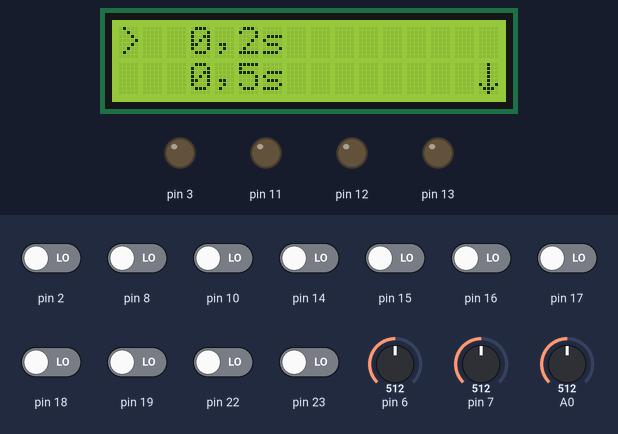
The sketch below on a simulated Arduino Uno, built with avr-gcc and run on an emulated ATmega328P. Parts: 16×2 character LCD, output pins drawn as LEDs (lit = HIGH). The inputs (shaded band) are chosen by the test bench; at power-on: pin 2, pin 8, pin 10, pin 14–19, pin 22, pin 23 LOW, A0 = 512, pin 6 = 512, pin 7 = 512. What the sketch prints to the serial monitor is not drawn.

Above: at 1.2 s.
1.3 s: A0 set to 388
2.8 s: A0 set to 364
At 3.8 s:
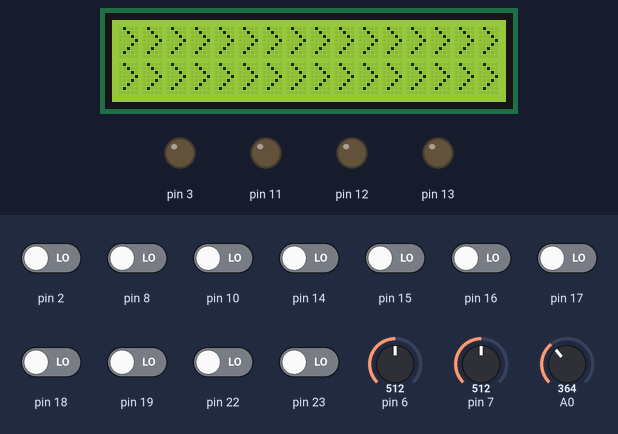
5.8 s: A0 set to 55
At 8.28 s:
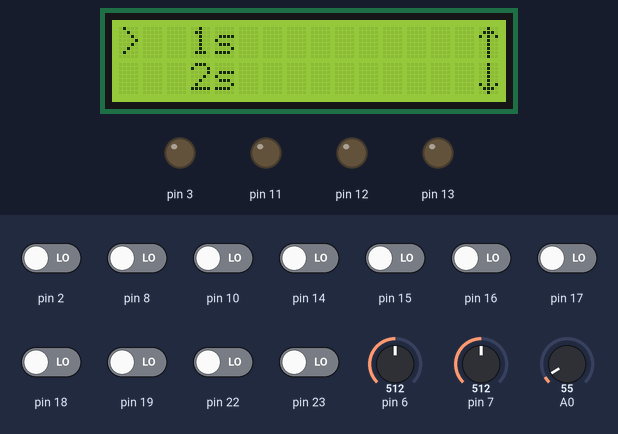
8.8 s: A0 set to 44
At 9.9 s:
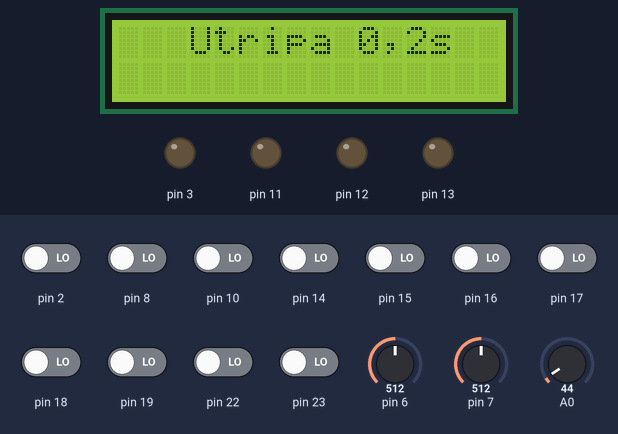
10.4 s: A0 set to 390
At 11.4 s:
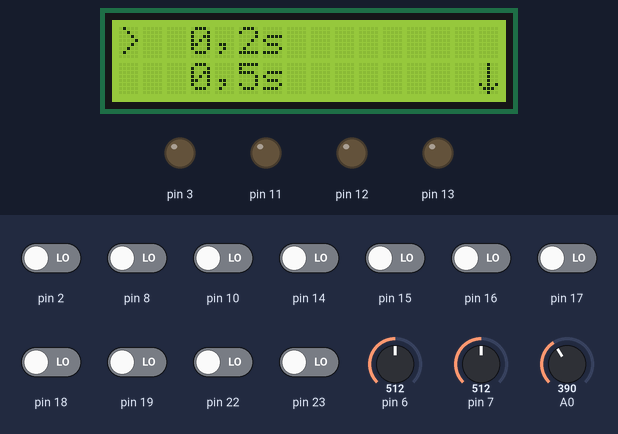
11.9 s: A0 set to 370
At 12.28 s:
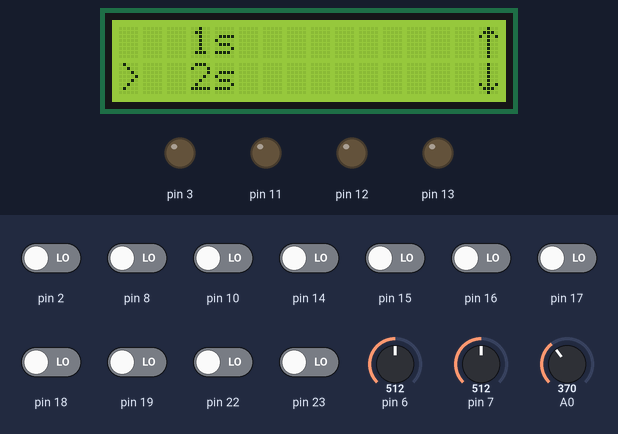
Timing chart, 0 to 14.9 s (numbered marks = the images above; inputs shaded):
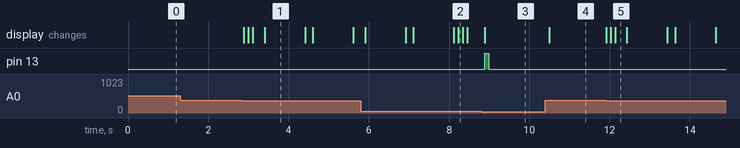

Measured:
- the behaviour switches between 380 and 379 on A0 (found by bisection; images 0 and 1)
- the behaviour switches between 50 and 49 on A0 (found by bisection; images 2 and 3)
- after the input at 1.3 s, every drawn part: stays the same
- after the input at 2.8 s, the display: first changes after 0.08 s (image 1 shows a later state)
- after the input at 5.8 s, the display: first differs from a run without the input after 2.4 s (image 2)
- after the input at 8.8 s, pin 13: LOW → HIGH after 0.09 s, → LOW 0.10 s later; the display: changes after 0.09 s (image 3)
- after the input at 10.4 s, the display: changes after 0.10 s (image 4)
- after the input at 11.9 s, the display: first changes at once (image 5 shows a later state)

The sketch:

Project_Arduino_LCD_KeypadShield_Menu.ino
```cpp
// Marcel Izlakar

String menuItems[] = {"  0,2s", "  0,5s", "  1s", "  2s"};

int readKey;
int savedDistance = 0;

int menuPage = 0;
int maxMenuPages = round(((sizeof(menuItems) / sizeof(String)) / 2) + .5);
int cursorPosition = 0;

byte downArrow[8] = {
  0b00100, //   *
  0b00100, //   *
  0b00100, //   *
  0b00100, //   *
  0b00100, //   *
  0b10101, // * * *
  0b01110, //  ***
  0b00100  //   *
};

byte upArrow[8] = {
  0b00100, //   *
  0b01110, //  ***
  0b10101, // * * *
  0b00100, //   *
  0b00100, //   *
  0b00100, //   *
  0b00100, //   *
  0b00100  //   *
};

byte menuCursor[8] = {
  B01000, //  *
  B00100, //   *
  B00010, //    *
  B00001, //     *
  B00010, //    *
  B00100, //   *
  B01000, //  *
  B00000  //
};

#include <Wire.h>
#include <LiquidCrystal.h>

LiquidCrystal lcd(8, 9, 4, 5, 6, 7);

void setup() {

  Serial.begin(9600);

  lcd.begin(16, 2);
  lcd.clear();

  lcd.createChar(0, menuCursor);
  lcd.createChar(1, upArrow);
  lcd.createChar(2, downArrow);

  pinMode(13,OUTPUT);
  pinMode(12,OUTPUT);
  pinMode(11,OUTPUT);
  pinMode(3,OUTPUT);

}

void loop() {
  mainMenuDraw();
  drawCursor();
  operateMainMenu();
}

void mainMenuDraw() {
  Serial.print(menuPage);
  lcd.clear();
  lcd.setCursor(1, 0);
  lcd.print(menuItems[menuPage]);
  lcd.setCursor(1, 1);
  lcd.print(menuItems[menuPage + 1]);
  if (menuPage == 0) {
    lcd.setCursor(15, 1);
    lcd.write(byte(2));
  } else if (menuPage > 0 and menuPage < maxMenuPages) {
    lcd.setCursor(15, 1);
    lcd.write(byte(2));
    lcd.setCursor(15, 0);
    lcd.write(byte(1));
  } else if (menuPage == maxMenuPages) {
    lcd.setCursor(15, 0);
    lcd.write(byte(1));
  }
}

void drawCursor() {
  for (int x = 0; x < 2; x++) {
    lcd.setCursor(0, x);
    lcd.print(" ");
  }

  if (menuPage % 2 == 0) {
    if (cursorPosition % 2 == 0) {
      lcd.setCursor(0, 0);
      lcd.write(byte(0));
    }
    if (cursorPosition % 2 != 0) {
      lcd.setCursor(0, 1);
      lcd.write(byte(0));
    }
  }
  if (menuPage % 2 != 0) {
    if (cursorPosition % 2 == 0) {
      lcd.setCursor(0, 1);
      lcd.write(byte(0));
    }
    if (cursorPosition % 2 != 0) {
      lcd.setCursor(0, 0);
      lcd.write(byte(0));
    }
  }
}


void operateMainMenu() {
  int activeButton = 0;
  while (activeButton == 0) {
    int button;
    readKey = analogRead(0);
    if (readKey < 790) {
      delay(100);
      readKey = analogRead(0);
    }
    button = evaluateButton(readKey);
    switch (button) {
      case 0:
        break;
      case 1:
        button = 0;
        switch (cursorPosition) {
          case 0:
            menuItem1();
            break;
          case 1:
            menuItem2();
            break;
          case 2:
            menuItem3();
            break;
          case 3:
            menuItem4();
            break;

        }
        activeButton = 1;
        mainMenuDraw();
        drawCursor();
        break;
      case 2:
        button = 0;
        if (menuPage == 0) {
          cursorPosition = cursorPosition - 1;
          cursorPosition = constrain(cursorPosition, 0, ((sizeof(menuItems) / sizeof(String)) - 1));
        }
        if (menuPage % 2 == 0 and cursorPosition % 2 == 0) {
          menuPage = menuPage - 1;
          menuPage = constrain(menuPage, 0, maxMenuPages);
        }

        if (menuPage % 2 != 0 and cursorPosition % 2 != 0) {
          menuPage = menuPage - 1;
          menuPage = constrain(menuPage, 0, maxMenuPages);
        }

        cursorPosition = cursorPosition - 1;
        cursorPosition = constrain(cursorPosition, 0, ((sizeof(menuItems) / sizeof(String)) - 1));

        mainMenuDraw();
        drawCursor();
        activeButton = 1;
        break;
      case 3:
        button = 0;
        if (menuPage % 2 == 0 and cursorPosition % 2 != 0) {
          menuPage = menuPage + 1;
          menuPage = constrain(menuPage, 0, maxMenuPages);
        }

        if (menuPage % 2 != 0 and cursorPosition % 2 == 0) {
          menuPage = menuPage + 1;
          menuPage = constrain(menuPage, 0, maxMenuPages);
        }

        cursorPosition = cursorPosition + 1;
        cursorPosition = constrain(cursorPosition, 0, ((sizeof(menuItems) / sizeof(String)) - 1));
        mainMenuDraw();
        drawCursor();
        activeButton = 1;
        break;
    }
  }
}

int evaluateButton(int x) {
  int result = 0;
  if (x < 50) {
    result = 1;
  } else if (x < 195) {
    result = 2;
  } else if (x < 380) {
    result = 3;
  } else if (x < 790) {
    result = 4;
  }
  return result;
}

void drawInstructions() {
  lcd.setCursor(0, 1);
  lcd.print("Use ");
  lcd.write(byte(1));
  lcd.print("/");
  lcd.write(byte(2));
  lcd.print(" buttons");
}

void menuItem1() {
  int activeButton = 0;

  lcd.clear();
  lcd.setCursor(3, 0);
  lcd.print("Utripa 0,2s");

  digitalWrite(13,HIGH);
  delay(100);
  digitalWrite(13,LOW);

  while (activeButton == 0) {
    int button;
    readKey = analogRead(0);
    if (readKey < 790) {
      delay(100);
      readKey = analogRead(0);
    }
    button = evaluateButton(readKey);
    switch (button) {
      case 4:
        button = 0;
        activeButton = 1;
        digitalWrite(13,LOW);
        break;
    }
  }
}

void menuItem2() {
  int activeButton = 0;

  lcd.clear();
  lcd.setCursor(3, 0);
  lcd.print("Utripa 0,5s");

  digitalWrite(12,HIGH);

  while (activeButton == 0) {
    int button;
    readKey = analogRead(0);
    if (readKey < 790) {
      delay(100);
      readKey = analogRead(0);
    }
    button = evaluateButton(readKey);
    switch (button) {
      case 4:
        button = 0;
        activeButton = 1;
        digitalWrite(12,LOW);
        break;
    }
  }
}

void menuItem3() {
  int activeButton = 0;

  lcd.clear();
  lcd.setCursor(3, 0);
  lcd.print("Utrip 1s");

  digitalWrite(11,HIGH);

  while (activeButton == 0) {
    int button;
    readKey = analogRead(0);
    if (readKey < 790) {
      delay(100);
      readKey = analogRead(0);
    }
    button = evaluateButton(readKey);
    switch (button) {
      case 4:
        button = 0;
        activeButton = 1;
        digitalWrite(11,LOW);
        break;
    }
  }
}

void menuItem4() {
  int activeButton = 0;

  lcd.clear();
  lcd.setCursor(3, 0);
  lcd.print("Utripa 4s");

  digitalWrite(3,HIGH);

  while (activeButton == 0) {
    int button;
    readKey = analogRead(0);
    if (readKey < 790) {
      delay(100);
      readKey = analogRead(0);
    }
    button = evaluateButton(readKey);
    switch (button) {
      case 4:
        button = 0;
        activeButton = 1;
        digitalWrite(3,LOW);
        break;
    }
  }
}
```
